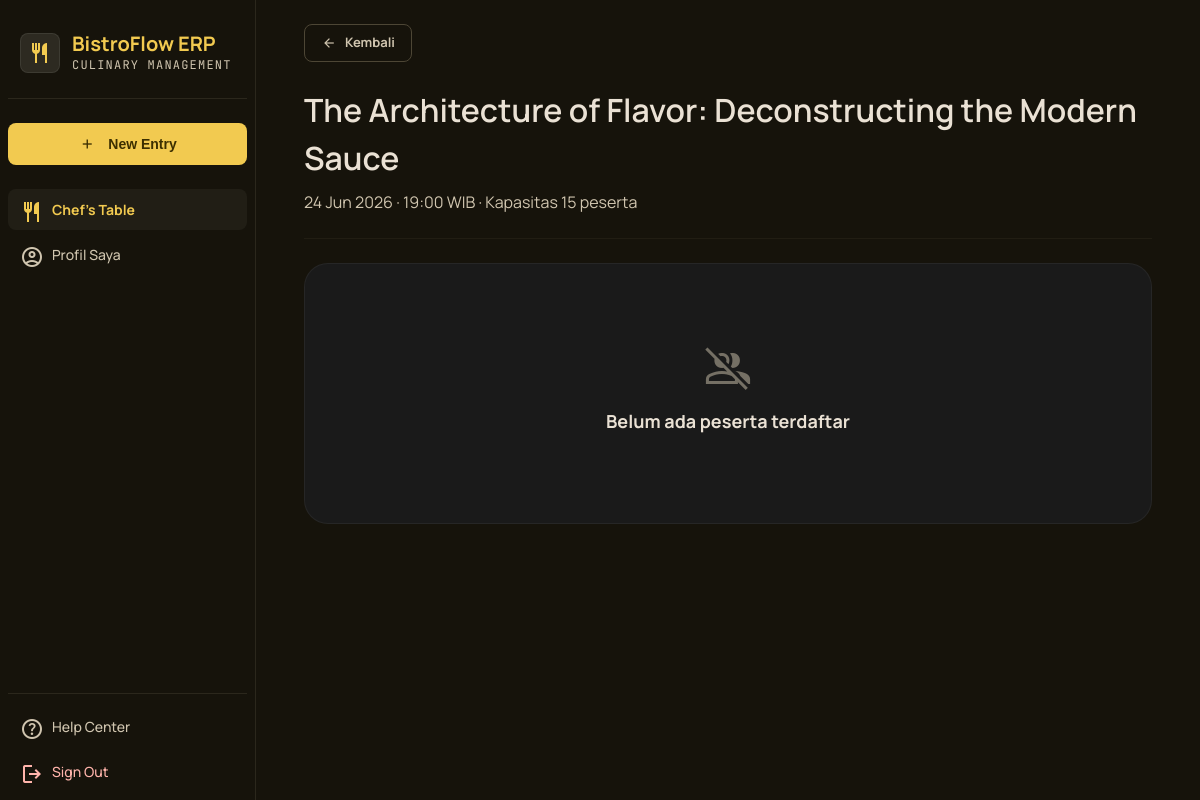
/chef/peserta_workshop.php?id=1 (signed in), run on the app's committed database.
### tables this page shows
CREATE TABLE workshops (
    workshop_id INT(11) NOT NULL AUTO_INCREMENT,
    judul_workshop VARCHAR(200) NOT NULL,
    deskripsi_workshop TEXT NOT NULL,
    chef_pengampu_id INT(11) NOT NULL,
    tanggal_workshop DATE NOT NULL,
    waktu_mulai TIME NOT NULL,
    kapasitas_peserta INT NOT NULL,
    biaya_credits INT NOT NULL DEFAULT 0,
    harga_uang DECIMAL(12,2) NOT NULL DEFAULT 0,
    metode_bayar_workshop ENUM('uang','credits','keduanya') NOT NULL DEFAULT 'keduanya',
    status_workshop ENUM('aktif','selesai','dibatalkan') NOT NULL DEFAULT 'aktif',
    path_rekaman VARCHAR(500),
    PRIMARY KEY (workshop_id),
    FOREIGN KEY (chef_pengampu_id) REFERENCES users(user_id) ON DELETE CASCADE
);

### config/auth.php (called while the page is built, shortened)
<?php
function e(string $value): string
{
    return htmlspecialchars($value, ENT_QUOTES, 'UTF-8');
}

### chef/peserta_workshop.php (the view, shortened to what this page needs)
<?php
$pdo = getDB();
$userId = $_SESSION['user_id'];
$workshopId = (int)($_GET['id'] ?? 0);
$stmt = $pdo->prepare("SELECT * FROM workshops WHERE workshop_id = ? AND chef_pengampu_id = ?");
$stmt->execute([$workshopId, $userId]);
$workshop = $stmt->fetch();
$stmt = $pdo->prepare(
    "SELECT p.*, u.nama_lengkap, u.email, u.tier_member
     FROM pendaftaran_workshop p
     JOIN users u ON u.user_id = p.user_id_member
     WHERE p.workshop_id = ?
     ORDER BY p.tanggal_daftar ASC"
);
$stmt->execute([$workshopId]);
$peserta = $stmt->fetchAll();
require_once __DIR__ . '/../includes/header.php';
require_once __DIR__ . '/../includes/sidebar.php';
?>
<a href="/chef/dashboard.php" class="btn btn-outline" style="margin-bottom: var(--space-md); padding:8px 16px; font-size:13px;">
    <span class="material-symbols-outlined" style="font-size:16px;">arrow_back</span> Kembali
</a>
<header class="page-header">
    <div>
        <h2><?= e($workshop['judul_workshop']) ?></h2>
        <p><?= date('d M Y', strtotime($workshop['tanggal_workshop'])) ?> &middot; <?= substr($workshop['waktu_mulai'], 0, 5) ?> WIB &middot; Kapasitas <?= $workshop['kapasitas_peserta'] ?> peserta</p>
    </div>
</header>
<?php if (empty($peserta)): ?>
    <div class="card empty-state">
        <span class="material-symbols-outlined icon">group_off</span>
        <h4>Belum ada peserta terdaftar</h4>
    </div>
<?php endif; ?>
<?php require_once __DIR__ . '/../includes/footer.php'; ?>

### assets/css/style.css (style rules this page uses)
:root { --color-background: #16130b; --color-surface: #16130b; --color-surface-container: #231f17; --color-surface-container-low: #1f1b13; --color-surface-container-high: #2d2a21; --color-surface-container-highest: #38342b; --color-surface-variant: #38342b; --color-primary: #f2ca50; --color-primary-container: #d4af37; --color-on-primary: #3c2f00; --color-on-primary-container: #554300; --color-primary-fixed: #ffe088; --color-primary-fixed-dim: #e9c349; --color-secondary: #f4bb92; --color-secondary-container: #653d1e; --color-secondary-fixed-dim: #f4bb92; --color-tertiary: #bfcdff; --color-tertiary-container: #97b0ff; --color-on-background: #eae1d4; --color-on-surface: #eae1d4; --color-on-surface-variant: #d0c5af; --color-outline: #99907c; --color-outline-variant: #4d4635; --color-error: #ffb4ab; --color-error-container: #93000a; --color-accent-green: #2D6A4F; --color-accent-brown: #8B5E3C; --space-xs: 4px; --space-sm: 12px; --space-base: 8px; --space-md: 24px; --space-lg: 48px; --space-xl: 80px; --space-gutter: 24px; --radius-sm: 0.25rem; --radius-lg: 0.5rem; --radius-xl: 0.75rem; --radius-2xl: 24px; --radius-full: 9999px; --font-body: 'Manrope', sans-serif; --font-mono: 'JetBrains Mono', monospace; }
* { margin: 0; padding: 0; box-sizing: border-box; }
body { font-family: var(--font-body); background-color: var(--color-background); color: var(--color-on-background); line-height: 1.5; min-height: 100vh; }
a { color: inherit; text-decoration: none; }
.page-header { display: flex; flex-wrap: wrap; justify-content: space-between; align-items: flex-end; gap: var(--space-md); margin-bottom: var(--space-md); padding-bottom: var(--space-md); border-bottom: 1px solid rgba(77, 70, 53, 0.2); }
.page-header h2 { font-size: 32px; font-weight: 600; color: var(--color-on-background); margin-bottom: 8px; }
.page-header p { color: var(--color-on-surface-variant); font-size: 16px; max-width: 640px; }
.card { background-color: #1A1A1A; border: 1px solid rgba(255, 255, 255, 0.05); border-radius: var(--radius-2xl); padding: var(--space-md); }
.btn { display: inline-flex; align-items: center; justify-content: center; gap: 8px; padding: 12px 24px; border-radius: var(--radius-lg); font-weight: 700; font-size: 14px; cursor: pointer; border: none; transition: all 0.2s; text-decoration: none; }
.btn-outline { background: transparent; border: 1px solid var(--color-outline-variant); color: var(--color-on-surface-variant); }
.empty-state { text-align: center; padding: var(--space-xl) var(--space-md); color: var(--color-on-surface-variant); }
.empty-state .icon { font-size: 48px; margin-bottom: 16px; opacity: 0.5; }
.empty-state h4 { color: var(--color-on-background); margin-bottom: 8px; font-size: 18px; }

### data on the page
workshops: judul_workshop "The Architecture of Flavor: Deconstructing the Modern Sauce", tanggal_workshop "24 Jun 2026", waktu_mulai "19:00", kapasitas_peserta "15"

### other printed values
$item['label'] "Chef's Table"
$item['label'] "Profil Saya"
